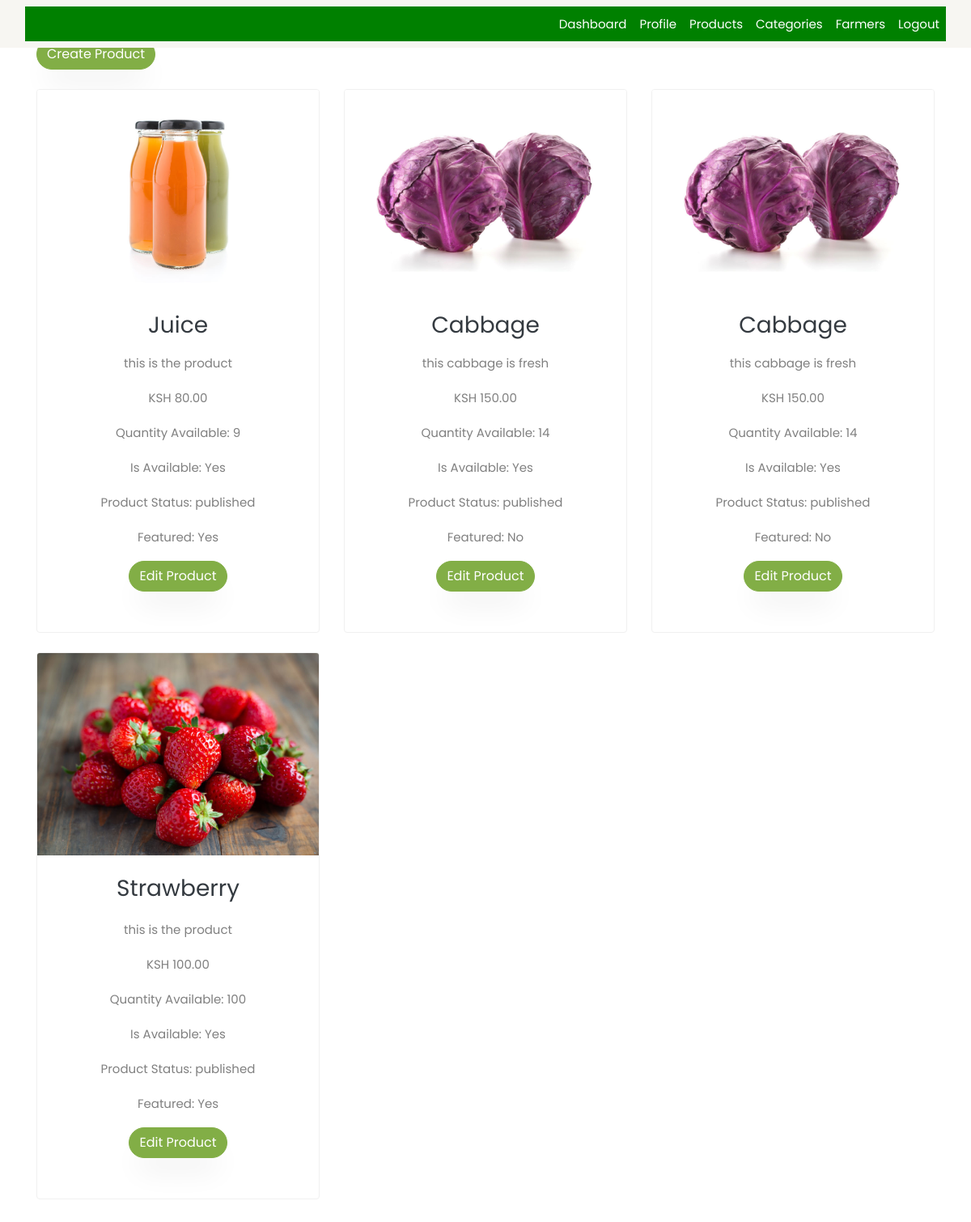
Page /stock/product-list on the committed database.
### core/models.py (models this page shows, shortened)
class Product(models.Model):
    pid = ShortUUIDField(unique=True, max_length=30, alphabet='abcdefghij12345')
    title = models.CharField(max_length=100, default='vegetable')
    image = models.ImageField(upload_to=user_directory_path, default='product.jpg')
    description = RichTextUploadingField(null=True, blank=True, default='this is the product')
    price = models.DecimalField(max_digits=10, decimal_places=2, default=10.0)
    quantity_available = models.PositiveIntegerField(default=1)
    is_available = models.BooleanField(default=True)
    created_at = models.DateTimeField(auto_now_add=True)
    updated_at = models.DateTimeField(auto_now=True)
    tags = TaggableManager(blank=True)
    product_status = models.CharField(choices=STATUS, max_length=50)
    featured = models.BooleanField(default=False)
    user = models.ForeignKey(User, on_delete=models.SET_NULL, null=True)
    vendor = models.ForeignKey(VendorUser, on_delete=models.SET_NULL, null=True,related_name='supplied_products')
    category = models.ForeignKey(Category, on_delete=models.SET_NULL, null=True)
    life=models.CharField(max_length=50, default='10')
    mfd=models.DateTimeField(auto_now_add=False, null=True)
    slug = models.SlugField(unique=True, blank=True, null=True,default='')
    user_reviewed = models.BooleanField(default=False)
    class Meta:
        verbose_name_plural = "Products"

### stock/views.py (the view)
# urls.py: path('product-list', ProductListView.as_view(), name='product-list'),
class ProductListView(ListView):
    template_name = 'stock_pages/product-list.html'
    model=Product
    paginate_by=10
    def get_context_data(self, **kwargs):
        context = super().get_context_data(**kwargs)
        context['products']=Product.objects.all().order_by('-id')
        context['categories']=Category.objects.all().order_by('-id')
        return context

### core/context_processors.py (called while the page is built, shortened)
def default(request):
    categories = Category.objects.all()
    address = None
    name=request.user.username
    return {
        'categories': categories,
        'address': address,
        'name':name
    }

### templates/stock_pages/product-list.html (shortened to what this page needs)
{% extends 'stock_pages/base.html' %}
{% block content %}
    <div class="container my-5">
        <div class="row">
            <div class="col-md-12">
                <a href="{% url 'stock:create-product' %}" class="btn btn-primary mb-4">Create Product</a>
            </div>
        </div>
        <div class="row">
            {% for product in products %}
                <div class="col-md-6 col-lg-4 mb-4">
                    <div class="product card h-100">
                        <a href="#" class="img-prod d-block overflow-hidden">
                            <img class="card-img-top img-fluid fixed-image-size img-fluid fixed-image-size" src="{{ product.image.url }}" alt="{{ product.title }}">
                        </a>
                        <div class="card-body text-center">
                            <h3 class="card-title title-text"><a href="#" class="text-dark">{{ product.title|title }}</a></h3>
                            <p class="card-text">{{ product.description|truncatechars:30|safe }}</p>
                            <div class="d-flex justify-content-center">
                                <div class="pricing">
                                    {% if product.discount_price %}
                                        <p class="price">
                                            <span class="mr-2 price-dc">KSH {{ product.original_price }}</span>
                                            <span class="price-sale">KSH {{ product.discount_price }}</span>
                                        </p>
                                    {% else %}
                                        <p class="price">KSH {{ product.price }}</p>
                                    {% endif %}
                                </div>
                            </div>
                            <div>
                                <p>Quantity Available: {{ product.quantity_available }}</p>
                                {% if  product.is_available %}
                                <p>Is Available: Yes</p>
                                {% else %}
                                <p>Is Available: No</p>
                                {% endif %}
                                <p>Product Status: {{ product.product_status }}</p>
                                {% if product.featured %}
                                <p>Featured: Yes</p>
                                {% else %}
                                <p>Featured: No</p>
                                {% endif %}
                            </div>
                            <a href="{% url 'stock:product-update' pid=product.pid %}" class="btn btn-primary">Edit Product</a>
                        </div>
                    </div>
                </div>
            {% endfor %}
        </div>
    </div>
{% endblock %}

### templates/stock_pages/product-list.html (style rules this page uses)
.fixed-image-size { width: 100%; height: 250px; object-fit: cover; }

### rows in the picture
Product: image (picture), title "Juice", description "this is the product", price "80.00", quantity_available "9", is_available "Is Available: Yes", product_status "published", featured "Featured: Yes"
Product: image (picture), title "Cabbage", description "this cabbage is fresh", price "150.00", quantity_available "14", is_available "Is Available: Yes", product_status "published", featured "Featured: No"
Product: image (picture), title "Cabbage", description "this cabbage is fresh", price "150.00", quantity_available "14", is_available "Is Available: Yes", product_status "published", featured "Featured: No"
Product: image (picture), title "Strawberry", description "this is the product", price "100.00", quantity_available "100", is_available "Is Available: Yes", product_status "published", featured "Featured: Yes"
